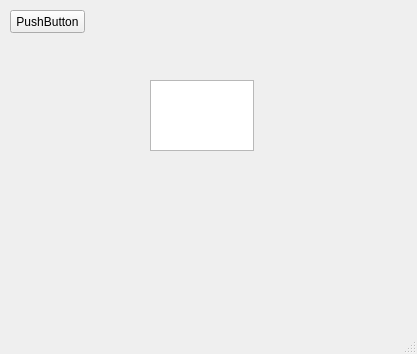
<?xml version="1.0" encoding="UTF-8"?>
<ui version="4.0">
 <class>MainWindow</class>
 <widget class="QMainWindow" name="MainWindow">
  <property name="geometry">
   <rect>
    <x>0</x>
    <y>0</y>
    <width>417</width>
    <height>354</height>
   </rect>
  </property>
  <property name="windowTitle">
   <string>MainWindow</string>
  </property>
  <property name="styleSheet">
   <string notr="true"/>
  </property>
  <widget class="QWidget" name="centralWidget">
   <widget class="QPushButton" name="closeButton">
    <property name="geometry">
     <rect>
      <x>10</x>
      <y>10</y>
      <width>75</width>
      <height>23</height>
     </rect>
    </property>
    <property name="text">
     <string>PushButton</string>
    </property>
   </widget>
   <widget class="QTextEdit" name="textEdit">
    <property name="geometry">
     <rect>
      <x>150</x>
      <y>80</y>
      <width>104</width>
      <height>71</height>
     </rect>
    </property>
   </widget>
  </widget>
  <widget class="QStatusBar" name="statusBar"/>
 </widget>
 <layoutdefault spacing="6" margin="11"/>
 <resources/>
 <connections/>
</ui>
